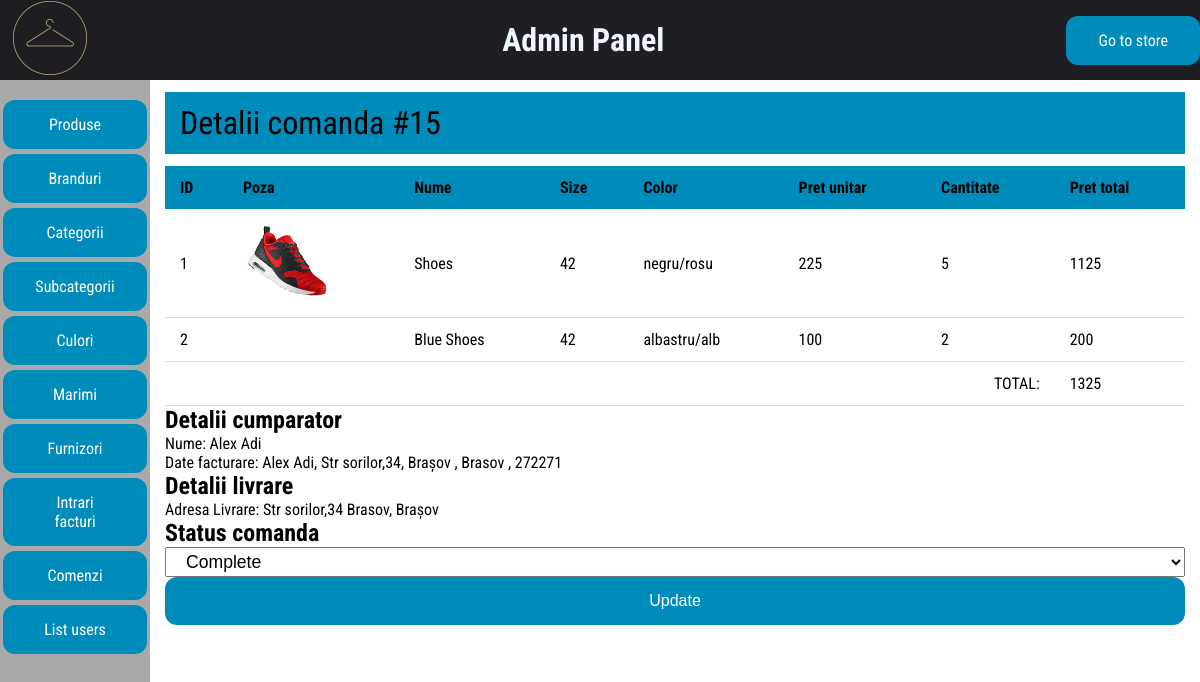
The app's page /admin_area/order_details.php?id_comanda=15 (signed in) with its own data.
### tables this page shows
CREATE TABLE IF NOT EXISTS `comenzi_detalii` (
  `ID` int NOT NULL AUTO_INCREMENT,
  `cod_comanda` int NOT NULL,
  `cod_atribut_produs` int NOT NULL,
  `cantitate` int NOT NULL,
  `pret_unitar` float NOT NULL,
  `pret` float NOT NULL,
  PRIMARY KEY (`ID`),
  KEY `cod_atribut_produs` (`cod_atribut_produs`),
  KEY `cod_comanda` (`cod_comanda`)
);

CREATE TABLE IF NOT EXISTS `produse` (
  `ID` int NOT NULL AUTO_INCREMENT,
  `denumire` varchar(64) NOT NULL,
  `cod_brand` int NOT NULL,
  `cod_categorie` int NOT NULL,
  `pret` float NOT NULL,
  `descriere` varchar(255) NOT NULL,
  `keywords` varchar(255) NOT NULL,
  `cod_subcategorie` int NOT NULL,
  `produs_imagine1` varchar(255) NOT NULL,
  PRIMARY KEY (`ID`),
  KEY `cod_brand` (`cod_brand`),
  KEY `cod_categorie` (`cod_categorie`),
  KEY `cod_subcategorie` (`cod_subcategorie`)
);

CREATE TABLE IF NOT EXISTS `marimi` (
  `ID` int NOT NULL AUTO_INCREMENT,
  `denumire` varchar(32) NOT NULL,
  PRIMARY KEY (`ID`)
);

CREATE TABLE IF NOT EXISTS `culori` (
  `ID` int NOT NULL AUTO_INCREMENT,
  `denumire` varchar(64) NOT NULL,
  PRIMARY KEY (`ID`)
);

CREATE TABLE IF NOT EXISTS `comenzi` (
  `ID` int NOT NULL AUTO_INCREMENT,
  `cod_client` int NOT NULL,
  `pret_total` float NOT NULL,
  `cod_status` int NOT NULL,
  `data` datetime NOT NULL,
  `metoda_plata` enum('Ramburs la livrare','Card bancar') NOT NULL COMMENT '1(ramburs),2(card)',
  PRIMARY KEY (`ID`),
  KEY `cod_client` (`cod_client`),
  KEY `cod_status` (`cod_status`)
);

CREATE TABLE IF NOT EXISTS `clienti` (
  `ID` int NOT NULL AUTO_INCREMENT,
  `nume` varchar(32) NOT NULL,
  `prenume` varchar(64) NOT NULL,
  `adresa` varchar(100) NOT NULL,
  `cod_judet` int NOT NULL,
  `localitate` varchar(64) NOT NULL,
  `zipcode` varchar(64) NOT NULL,
  `telefon` varchar(12) NOT NULL,
  `date_facturare` varchar(255) NOT NULL,
  `cod_utilizator` int NOT NULL,
  PRIMARY KEY (`ID`),
  KEY `cod_judet` (`cod_judet`),
  KEY `cod_utilizator` (`cod_utilizator`)
);

CREATE TABLE IF NOT EXISTS `judete` (
  `ID` int NOT NULL AUTO_INCREMENT,
  `denumire` varchar(16) NOT NULL,
  PRIMARY KEY (`ID`)
);

CREATE TABLE IF NOT EXISTS `comenzi_status` (
  `ID` int NOT NULL AUTO_INCREMENT,
  `denumire` varchar(32) NOT NULL,
  PRIMARY KEY (`ID`)
);

### admin_area/order_details.php (the view, shortened to what this page needs)
<?php
include("../includes/connect.php");
if (isset($_GET['id_comanda'])) {
  $id_comanda = $_GET['id_comanda'];
  $result_comanda_q = mysqli_query($con, "SELECT * FROM comenzi c
  INNER JOIN clienti cl ON c.cod_client=cl.ID
  INNER JOIN judete j on cl.cod_judet=j.ID
  WHERE c.ID=$id_comanda");
  $client_info = mysqli_fetch_assoc($result_comanda_q);
  $result_query = mysqli_query($con, "SELECT *,p.ID AS produs_ID,c.cantitate AS cantitate_produs,c.pret AS pret_row,cl.denumire AS culoare_denumire,m.denumire AS marime_denumire FROM comenzi_detalii c
  INNER JOIN atribute_produs a ON c.cod_atribut_produs=a.ID
  INNER JOIN marimi m ON a.cod_marime=m.ID
  INNER JOIN culori cl ON a.cod_culoare=cl.ID
  INNER JOIN produse p ON a.cod_produs=p.ID
  WHERE cod_comanda=$id_comanda");
}
?>
<!DOCTYPE html>
<html lang="en">
<head>
  <link rel="stylesheet" href="css/style.css">
</head>
<body>
  <?php include("includes/header.php") ?>
  <div class="wrapper">
    <?php include("includes/sidebar.php") ?>
    <div class="container">
      <div class="order-detail-header">Detalii comanda #<?= $id_comanda ?> </div>
      <div class="table-container">
        <table id="table_field">
          <thead>
            <th>ID</th>
            <th>Poza</th>
            <th>Nume</th>
            <th>Size</th>
            <th>Color</th>
            <th>Pret unitar</th>
            <th>Cantitate</th>
            <th>Pret total</th>
          </thead>
          <tbody>
            <?php
            $total = 0;
            while ($row = mysqli_fetch_assoc($result_query)) {
            ?>
              <tr>
                <td><?= $row['produs_ID'] ?></td>
                <td><img src="images/<?= $row['produs_imagine1'] ?>" alt=""></td>
                <td><?= $row['denumire'] ?></td>
                <td><?= $row['marime_denumire'] ?></td>
                <td><?= $row['culoare_denumire'] ?></td>
                <td><?= $row['pret_unitar'] ?></td>
                <td><?= $row['cantitate_produs'] ?></td>
                <td><?= $row['pret_row'] ?></td>
              </tr>
            <?php
              $total += $row['pret_row'];
            }
            ?>
            <tr class="table-bottom">
              <td colspan="7" class="total">TOTAL: </td>
              <td><?= $total ?></td>
            </tr>
          </tbody>
        </table>
      </div>
      <div class="info">
        <div class="shipping-info">
          <h2>Detalii cumparator</h2>
          <p>Nume: <?= $client_info['nume'] . " " . $client_info['prenume'] ?></p>
          <p>Date facturare: <?= $client_info['date_facturare'] ?></p>
        </div>
        <div class="shipping-info">
          <h2>Detalii livrare</h2>
          <p>Adresa Livrare: <?= $client_info['adresa'] . " " . $client_info['localitate'] . ", " . $client_info['denumire'] ?></p>
        </div>
        <div class="shipping-info">
          <h2>Status comanda</h2>
          <form method="post">
            <select name="status_id">
              <?php
              $select_options = mysqli_query($con, "SELECT * FROM `comenzi_status`");
              while ($select_row = mysqli_fetch_assoc($select_options)) {
              ?>
                <option value="<?= $select_row['ID'] ?>" <?php echo ($client_info['cod_status'] == $select_row['ID']) ? "selected" : "" ?>><?= $select_row['denumire'] ?></option>
              <?php
              }
              ?>
            </select>
            <input type="submit" class="buttons" name="submit" value="Update">
          </form>
        </div>
      </div>
    </div>
  </div>
</body>
</html>

### admin_area/css/style.css (style rules this page uses)
html { height: 100%; box-sizing: border-box; font-family: "Roboto Condensed", sans-serif; }
*, *::before, *::after { box-sizing: inherit; padding: 0; margin: 0; text-decoration: none; }
.wrapper { display: flex; min-height: 90vh; }
.container { display: flex; flex-direction: column; align-items: center; justify-content: flex-start; flex-grow: 1; padding: 12px 15px; }
.buttons { background-color: #008cba; border: none; color: white; padding: 15px 32px; text-align: center; display: inline-block; font-size: 16px; border-radius: 12px; cursor: pointer; }
select, option, input, label, .search_form button { padding: 0.2rem 1rem; font-size: 1.1rem; width: 100%; }
#table_field { border-collapse: collapse; width: 100%; border-radius: 5px 5px 0 0; overflow-x: hidden; overflow-y: scroll; }
#table_field tbody tr td img { height: 80px; }
#table_field th, #table_field td { padding: 12px 15px; }
#table_field tbody tr { border-bottom: 1px solid #dddddd; }
.total { text-align: end; }
.order-detail-header { padding: 12px 15px; width: 100%; margin-bottom: 12px; background-color: #008cba; font-size: 2rem; }
.table-container { width: 100%; }
.info { display: flex; width: 100%; flex-direction: column; }

### records on screen
comenzi_detalii: produse.ID "1", produse.produs_imagine1 (picture), produse.denumire "Shoes", marimi.denumire "42", culori.denumire "negru/rosu", pret_unitar "225", cantitate "5", pret "1125"
comenzi_detalii: produse.ID "2", produse.denumire "Blue Shoes", marimi.denumire "42", culori.denumire "albastru/alb", pret_unitar "100", cantitate "2", pret "200"
comenzi: cod_client.nume "Alex", cod_client.prenume "Adi", cod_client.date_facturare "Alex Adi, Str sorilor,34, Brașov , Brasov , 272271", cod_client.adresa "Str sorilor,34", cod_client.localitate "Brasov", judete.denumire "Brașov", status_id "Complete"

### other values on screen
$id_comanda "15"
$total "1325"
